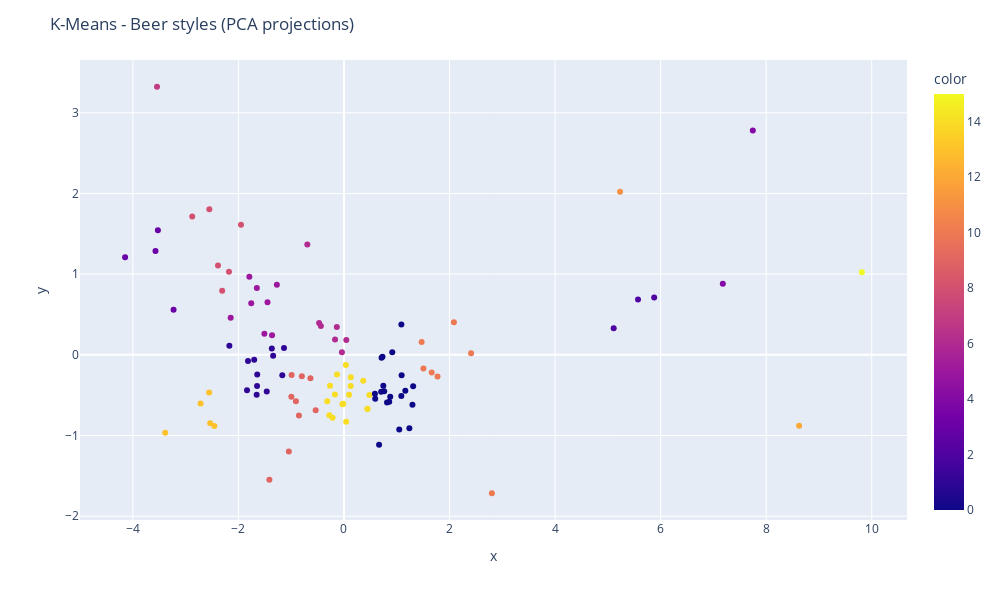

Notebook source saved alongside this figure:
### Markdown cell above
This clustering can easily be vizualised thanks to PCA.

### Code cell
fig = px.scatter(x=X_reduced_pca[:,0], y=X_reduced_pca[:,1], color=Klabels)
fig.update_layout(
    title='K-Means - Beer styles (PCA projections)',
    width=1000,
    height=600,
)
fig.show()
